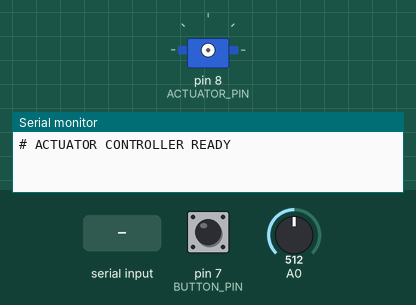
The sketch below on a simulated Arduino Uno, built with avr-gcc and run on an emulated ATmega328P. Shown: servo, the last lines printed to the serial monitor. Inputs (shaded band) come from the test bench; at power-on: pin 7 (BUTTON_PIN) HIGH, A0 = 512.

Above: at 1.2 s.
1.3 s: pin 7 (BUTTON_PIN) pulled LOW for 0.15 s
2.9 s: "c" received over Serial
At 4.1 s:
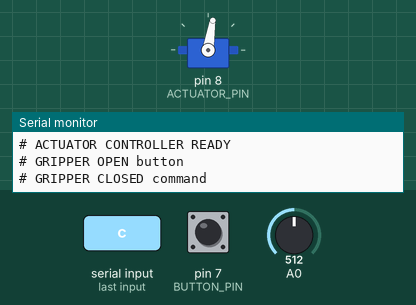
4.4 s: "o" received over Serial
At 5.4 s:
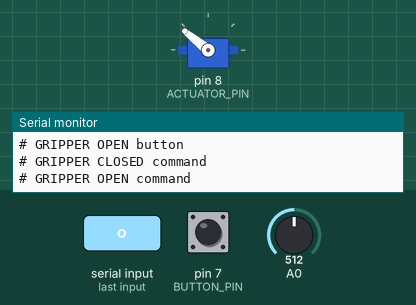
5.9 s: pin 7 (BUTTON_PIN) pulled LOW for 1 s
At 6.5 s:
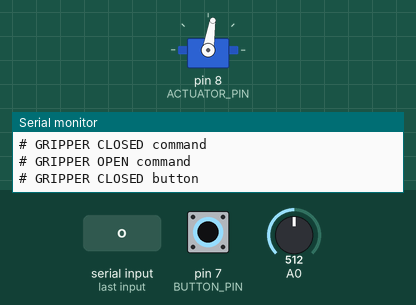
9.9 s: pin 7 (BUTTON_PIN) pulled LOW for 3.2 s
At 10.7 s:
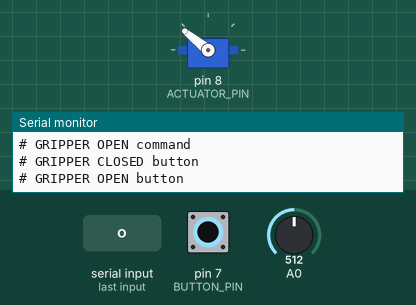
Timing chart, 0 to 12.9 s (numbered marks = the images above; inputs shaded):
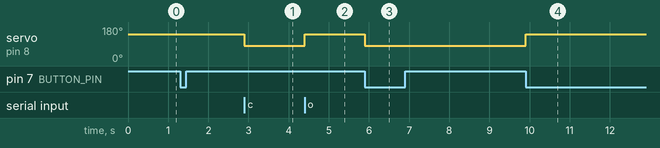

Measured:
- after the input at 2.9 s, servo on pin 8 (ACTUATOR_PIN): 141° → 81° at once
- after the input at 4.4 s, servo on pin 8 (ACTUATOR_PIN): 81° → 141° at once
- after the input at 5.9 s, servo on pin 8 (ACTUATOR_PIN): 141° → 81° at once
- after the input at 9.9 s, servo on pin 8 (ACTUATOR_PIN): 81° → 141° at once

The sketch:

actuator_control.ino
```cpp
#include <Servo.h>

// Serial commands (from the dashboard, or type them in Serial Monitor at 9600 baud):
//   'o' -> open gripper
//   'c' -> close gripper
//   '?' -> report which Arduino this is and the gripper state
// The physical button keeps working either way.

// Boards with native USB, like the M0 Pro or Zero, have two USB ports: the native
// port is SerialUSB and the programming port is Serial. Listening and replying on
// both means either cable works. An Uno only has Serial.
#ifdef SERIAL_PORT_USBVIRTUAL
Stream *const PORTS[] = { &Serial, &SERIAL_PORT_USBVIRTUAL };
#else
Stream *const PORTS[] = { &Serial };
#endif
const int PORT_COUNT = sizeof(PORTS) / sizeof(PORTS[0]);

//Objects
Servo linearActuator;
const float STROKE_LENGTH_IN = 2.0; // Linear actuator stroke length
const float OPEN_POSITION_IN = 2.0;
const float CLOSED_POSITION_IN = .75; //0.6 IN IS MINIMUM
const int ACTUATOR_PIN = 8;
const int BUTTON_PIN = 7;
bool isOpen = false; // Track gripper state
bool hasMoved = false; // The position is unknown until the first move


void sendLine(const __FlashStringHelper *first, const __FlashStringHelper *second) {
  for (int i = 0; i < PORT_COUNT; i++) {
    if (i > 0 && PORTS[i] == PORTS[0]) continue; // on a Leonardo both names are the same port
    PORTS[i]->print(first);
    PORTS[i]->println(second);
  }
}

void setup() {

  // The actuator isn't attached until the first move. Attaching sends a mid-stroke
  // pulse by default, and many boards reset whenever a computer opens their serial
  // port, so attaching here could move the gripper just from connecting.
  pinMode(BUTTON_PIN, INPUT_PULLUP); // Internal pull-up, no resistor needed
  Serial.begin(9600);
#ifdef SERIAL_PORT_USBVIRTUAL
  SERIAL_PORT_USBVIRTUAL.begin(9600);
#endif
  sendLine(F("# ACTUATOR CONTROLLER "), F("READY"));

}

void setPosition(float in) {
  // Map position from 1000 to 2000 microseconds (1ms-2ms pulse, which is open and close for this actuator)
  in = constrain(in, 0.0, STROKE_LENGTH_IN);  // Constrain position to STROKE_LENGTH_IN
  float frac = in / STROKE_LENGTH_IN; // Convert position to fraction
  int pulseUs= 1000 + (int)(frac * 1000); // Convert fraction to pulse length

  linearActuator.writeMicroseconds(pulseUs); // Set actuator pulse
  if (!linearActuator.attached()) {
    linearActuator.attach(ACTUATOR_PIN); // After setting the pulse, so the first pulse is already the target
  }

}

void setGripper(bool open, const __FlashStringHelper *source) {
  isOpen = open;
  hasMoved = true;

  if (isOpen) {
    setPosition(OPEN_POSITION_IN);
    sendLine(F("# GRIPPER OPEN "), source);
  } else {
    setPosition(CLOSED_POSITION_IN);
    sendLine(F("# GRIPPER CLOSED "), source);
  }
}

void handleSerialCommands() {
  for (int i = 0; i < PORT_COUNT; i++) {
    while (PORTS[i]->available() > 0) {
      char c = PORTS[i]->read();
      if (c == 'o') {
        setGripper(true, F("command"));
      } else if (c == 'c') {
        setGripper(false, F("command"));
      } else if (c == '?') {
        if (!hasMoved) {
          sendLine(F("# ACTUATOR CONTROLLER gripper="), F("unknown"));
        } else {
          sendLine(F("# ACTUATOR CONTROLLER gripper="), isOpen ? F("open") : F("closed"));
        }
      }
    }
  }
}

void loop() {
  handleSerialCommands();

  if (digitalRead(BUTTON_PIN) == LOW) { // LOW means pressed with pull-up
    setGripper(!isOpen, F("button")); // Toggle state

    while (digitalRead(BUTTON_PIN) == LOW) { delay(10); } // wait for release
    delay(50); // debounce after release
    }

  // Read sensors
  int sensorValue = analogRead(A0);
  // Convert the analog reading (which goes from 0 - 1023) to a voltage (0 - 5V):
  float voltage = sensorValue * (5.0 / 1023.0);
  // print out the value you read:
  //Serial.println(voltage);
}
```
